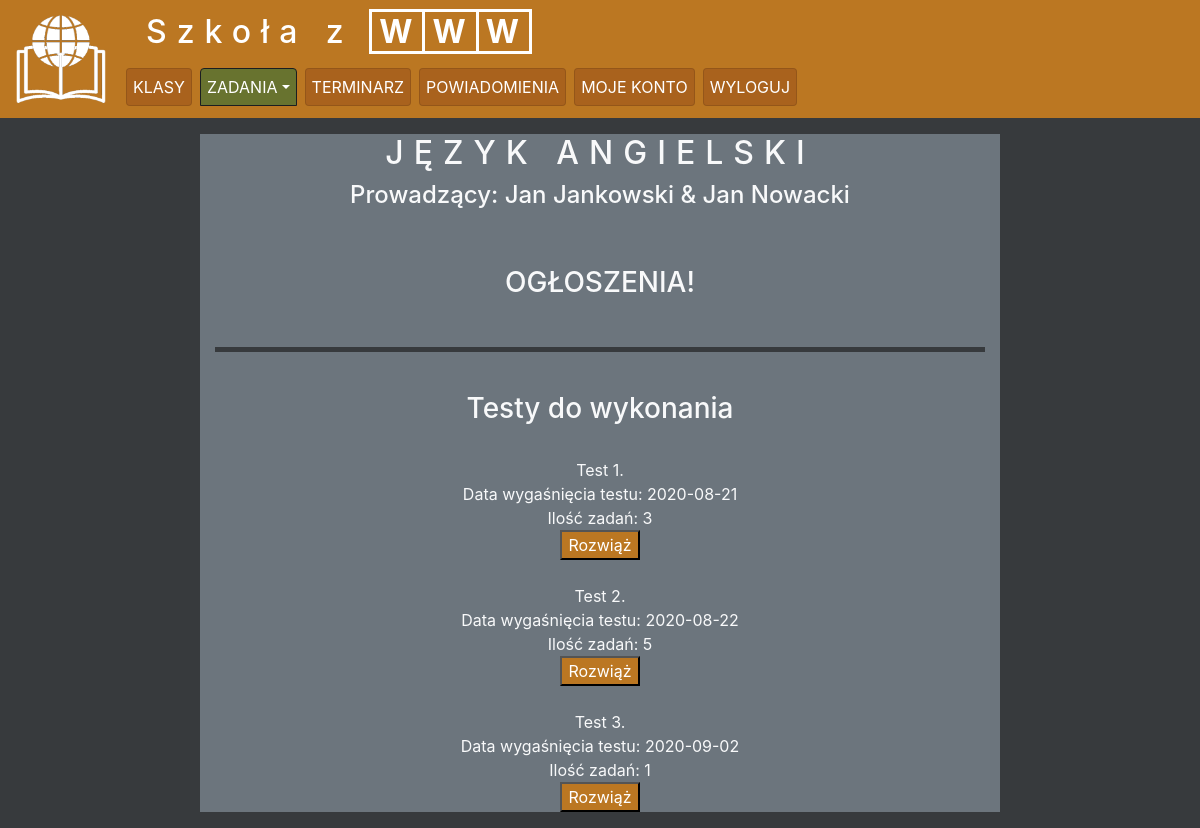
The page /zadanieAngU.php (signed in) on the database its author committed.
### tables this page shows
CREATE TABLE `zajecia` (
  `id` int(11) NOT NULL,
  `nauczyciel_id` int(11) NOT NULL,
  `przedmiot_id` int(11) NOT NULL
);

CREATE TABLE `nauczyciele` (
  `id` int(11) NOT NULL,
  `imie` text NOT NULL,
  `nazwisko` text NOT NULL,
  `login` text NOT NULL,
  `haslo` text NOT NULL
);

CREATE TABLE `paczkazad` (
  `id` int(11) NOT NULL,
  `klasa_id` int(11) NOT NULL,
  `przedmiot_id` int(11) NOT NULL,
  `termin` date DEFAULT NULL
);

### zadanieAngU.php (the view, shortened to what this page needs)
<!DOCTYPE html>
<html lang="pl">
<head>
	<link rel="stylesheet" href="css/bootstrap.min.css">
	<link rel="stylesheet" href="main.css">
</head>
<body>
	<?php $active = "z_angU"; require "header.php";	?>
	<main>
		<div class="container-fluid">
			<div class="row">
				<div class="col-sm-8 my-3 mx-auto bg-secondary text-center text-light">
					<h2>JĘZYK ANGIELSKI</h2>
					<?php
						require_once "dbconnect.php";
						$conn = new mysqli($host, $user, $pass, $db);
						$resultNauczyciel = $conn->query("SELECT * FROM zajecia WHERE przedmiot_id = 12");
						$i = 1;
						if ($resultNauczyciel->num_rows>1) {
							while ($rowNauczyciel = $resultNauczyciel->fetch_assoc()) {
								$nauczycielId = $rowNauczyciel['nauczyciel_id'];
								$result = $conn->query("SELECT * FROM nauczyciele WHERE $nauczycielId = id");
								$row = $result->fetch_assoc();
								$ilość = $resultNauczyciel->num_rows;
								if ($i < $ilość) {
									echo "<h4> Prowadzący: ".$row['imie']." ".$row['nazwisko'];
								} else {
									echo " & ".$row['imie']." ".$row['nazwisko']."</h4><br><br>";
								}
								$i++;
							}
						}
					?>
					<h3>OGŁOSZENIA!</h3>
					<?php
						require_once "dbconnect.php";
						$conn = new mysqli($host, $user, $pass, $db);
						$dane = explode(",", $_SESSION['zalogowany']);
						$result = $conn->query("SELECT * FROM uczniowie WHERE $dane[1] = id");
						$row = $result->fetch_assoc();
						$klasaId = $row['klasa_id'];
						$resultOgloszenie = $conn->query("SELECT * FROM ogloszeniazad WHERE przedmiot_id = '12' AND klasa_id = $klasaId ORDER BY id DESC");
						if ($resultOgloszenie->num_rows>0) {
							while ($rowOgloszenie = $resultOgloszenie->fetch_assoc()) {
								echo "<br>".str_replace("\n", "<br>",$rowOgloszenie['wiadomosc'])."<br><hr style='height: 5px; background: #373a3d; border: 0px;'>" ;
							}
						} else {
							echo "<br><hr style='height: 5px; background: #373a3d; border: 0px;'>" ;
						}
					?>
					<br>
					<h3>Testy do wykonania</h3>
					<?php
                                require "dbconnect.php";
                                $conn = new mysqli($host, $user, $pass, $db);
                                $dane = explode(",", $_SESSION['zalogowany']);
                                $resultKlasa = $conn->query("SELECT * FROM uczniowie WHERE id = '$dane[1]'");
                                $rowKlasa = $resultKlasa->fetch_assoc();
                                $klasaId = $rowKlasa['klasa_id'];
                                $result = $conn->query("SELECT * FROM paczkazad WHERE klasa_id = $klasaId AND przedmiot_id = 12 ORDER BY termin");
                                $i = 1;
                                while ($row = $result->fetch_assoc()) {
                                    $paczkaId = $row['id'];
                                    $termin = $row['termin'];
                                    $resultIlosc = $conn->query("SELECT COUNT(id) FROM paczkap WHERE paczkazad_id = $paczkaId");
                                    $rowIlosc = ($resultIlosc->fetch_row())[0];
                                    echo "<br>Test ".$i.". <br>Data wygaśnięcia testu: ".$termin."<br>Ilość zadań: ".$rowIlosc."<br>";
                                    echo "<form role='form' action='test.php' method='post'>";
                                    echo "<input type='submit' value='Rozwiąż' class='submitButton'><br></form>";
                                    $i++;
                                }
                        ?>
				</div>
				<br><br>
				</div>
			</div>
	</main>
</body>
</html>

### main.css (style rules this page uses)
body { background-color: #373a3d; }
@media (min-width: 576px) { h2 { letter-spacing: 10px; } }
.submitButton { background-color: #b72; color: white; }

### rows shown on the page
zajecia: nauczyciele.imie "Jan", nauczyciele.nazwisko "Jankowski"
zajecia: nauczyciele.imie "Jan", nauczyciele.nazwisko "Nowacki"
paczkazad: termin "2020-08-21", rowIlosc "3"
paczkazad: termin "2020-08-22", rowIlosc "5"
paczkazad: termin "2020-09-02", rowIlosc "1"
